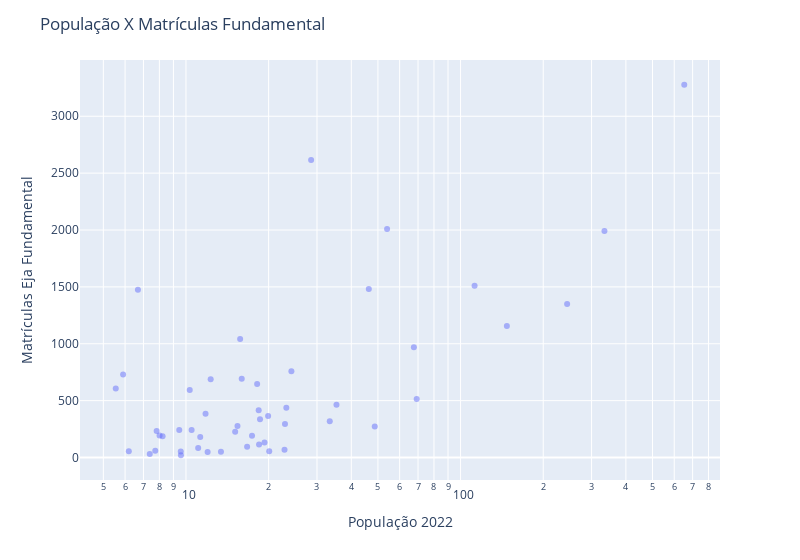

Notebook cell for this chart:
### Code cell
fig=px.scatter(CensoBA_sample, x = 'POP_Censo_2022', opacity=0.5, y = 'QT_MAT_EJA_FUND_22', hover_name = "NO_MUNICIPIO", log_x = True, width = 800)
fig.update_layout(title = 'População X Matrículas Fundamental')
fig.update_xaxes(title = 'População 2022')
fig.update_yaxes(title = 'Matrículas Eja Fundamental')
fig.show()

### Figure 1 — Plotly figure (JSON) as saved in the notebook; plotly's stock layout.template omitted (floating-point values rounded to 4 significant figures)
{"data": [{"hovertemplate": "<b>%{hovertext}</b><br><br>POP_Censo_2022=%{x}<br>QT_MAT_EJA_FUND_22=%{y}<extra></extra>", "hovertext": ["Arataca", "Planaltino", "Jussiape", "Milagres", "Ubatã", "Antônio Cardoso", "Heliópolis", "Morro do Chapéu", "Água Fria", "Mata de São João", "Tanque Novo", "Nova Itarana", "Jussari", "Aurelino Leal", "Itapitanga", "Ubaíra", "Tabocas do Brejo Velho", "Tanquinho", "Itajuípe", "Xique-Xique", "Oliveira dos Brejinhos", "Gongogi", "Barra do Rocha", "Rio do Pires", "Itaberaba", "América Dourada", "Laje", "Ourolândia", "Glória", "Belo Campo", "Juazeiro", "Maiquinique", "Muritiba", "Itatim", "Conceição da Feira", "Ichu", "Saúde", "Conceição do Almeida", "Eunápolis", "Pilão Arcado", "Bom Jesus da Serra", "Sítio do Mato", "Piatã", "Camaçari", "Nova Soure", "Teixeira de Freitas", "Dias d'Ávila", "Nova Canaã", "Feira de Santana", "Ribeira do Pombal"], "legendgroup": "", "marker": {"color": "#636efa", "opacity": 0.5, "symbol": "circle"}, "mode": "markers", "name": "", "orientation": "v", "showlegend": false, "type": "scatter", "x": [" 8.219 ", " 8.012 ", " 7.381 ", " 11.076 ", " 18.161 ", " 11.268 ", " 12.301 ", " 33.389 ", " 17.398 ", " 48.698 ", " 18.459 ", " 7.820 ", " 5.902 ", " 11.782 ", " 10.320 ", " 18.605 ", " 11.990 ", " 7.729 ", " 19.913 ", " 46.328 ", " 22.850 ", " 5.549 ", " 6.682 ", " 9.585 ", " 67.605 ", " 15.104 ", " 23.198 ", " 19.322 ", " 16.698 ", " 18.399 ", " 244.406 ", " 9.452 ", " 28.558 ", " 15.749 ", " 22.936 ", " 6.192 ", " 10.482 ", " 15.401 ", " 112.477 ", " 35.326 ", " 9.572 ", " 13.408 ", " 20.098 ", " 334.195 ", " 24.206 ", " 147.454 ", " 69.211 ", " 15.959 ", " 652.592 ", " 53.997 "], "xaxis": "x", "y": [188, 193, 31, 83, 647, 181, 688, 319, 191, 273, 115, 233, 730, 384, 594, 336, 48, 60, 364, 1482, 68, 607, 1474, 20, 969, 226, 437, 133, 95, 415, 1350, 243, 2615, 1041, 294, 56, 243, 277, 1509, 465, 53, 50, 56, 1992, 759, 1156, 514, 692, 3277, 2008], "yaxis": "y"}], "layout": {"legend": {"tracegroupgap": 0}, "margin": {"t": 60}, "title": {"text": "População X Matrículas Fundamental"}, "width": 800, "xaxis": {"anchor": "y", "domain": [0, 1], "title": {"text": "População 2022"}, "type": "log"}, "yaxis": {"anchor": "x", "domain": [0, 1], "title": {"text": "Matrículas Eja Fundamental"}}}}
